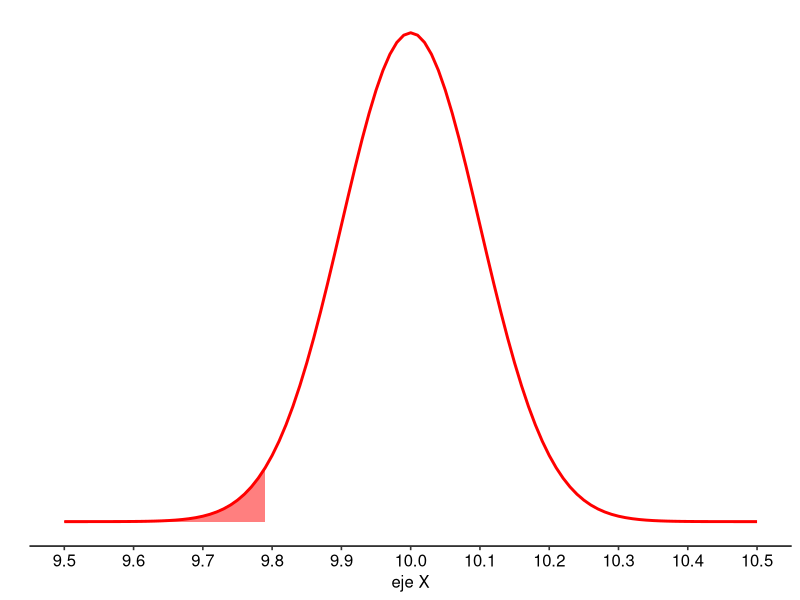
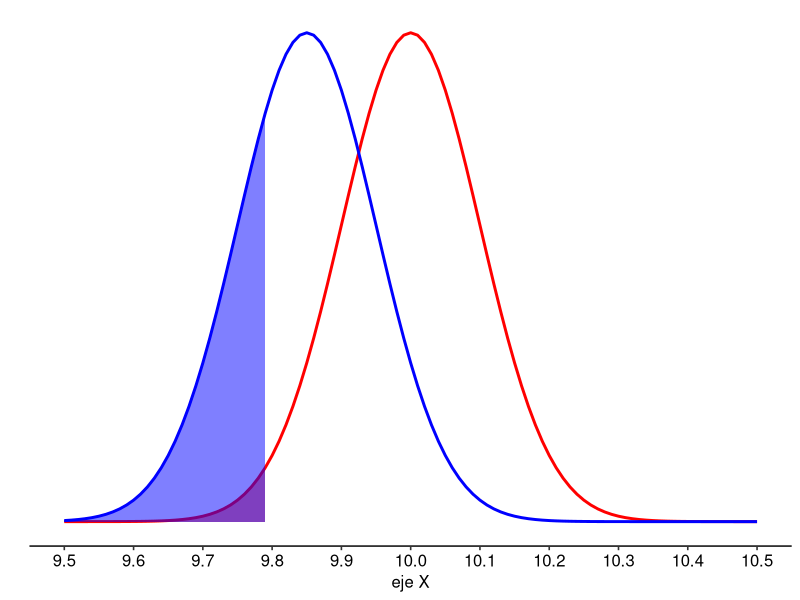
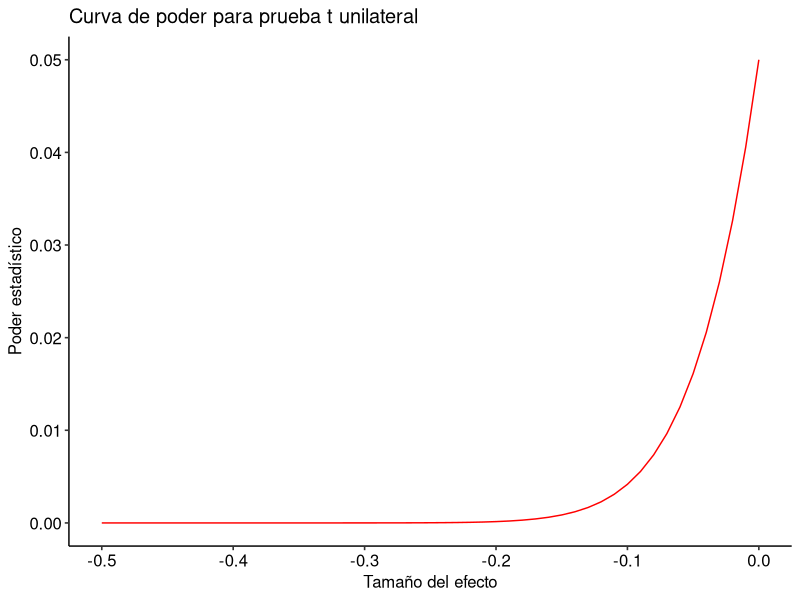

Write R code to recreate these figures, in order.
## ---- chunk 1
    #Datos iniciales y librerias

    library(pwr)
    library(ggplot2)
    library(ggpubr)
    library(tidyverse)

    n <- 100
    sd <- 1
    volMedio <- 10

## ---- chunk 2

# Datos pregunta 1
valorNulo <- 9.8
alpha <- 0.05

# Desarrollo
SE <- sd / sqrt(n)

# Planteamiento de ejes
x <- seq(95 * SE, 105 * SE, 0.01)
y <- dnorm(x, mean = volMedio, sd = SE)

# Creación gráfico
g <- ggplot(data = data.frame(x,y), aes(x))

g <- g + stat_function(
  fun= dnorm,
  args = list(mean = volMedio, sd = SE),
  colour = "red", size = 1
)

g <- g + ylab("")
g <- g + scale_y_continuous(breaks = NULL)
g <- g + scale_x_continuous(name = "eje X", breaks = seq(9, 11, 0.1))
g <- g + theme_pubr()

q_critico_inferior <- 9.8 

g <- g + geom_area(data = subset(data.frame(x,y), x < q_critico_inferior),
                   aes(x = x, y = y),
                   colour = "red",
                   fill = "red",
                   alpha = 0.5)

# Calculo porcentaje de comenter un error de tipo I

prob <- integrate(function(x) dnorm(x, mean = volMedio, sd = SE), 
                             lower = -Inf, upper = 9.8)$value

prob <- prob * 100

g
cat("La probabilidad de cometer un erro de tipo I es del",prob,"%")

## ---- chunk 3

    # Datos pregunta 2
    volMedioReal <- 9.85

    # Desarrollo
    g <- g + stat_function(
      fun = dnorm,
      args = list(mean = volMedioReal, sd = SE),
      colour = "blue", size = 1)

    x1 <- seq(95 * SE, 105 * SE, 0.01)
    y1 <- dnorm(x, mean = volMedioReal, sd = SE)

    g <- g + geom_area(data = subset(data.frame(x1, y1), x < q_critico_inferior),
                       aes(x = x1, y = y1),
                       colour = "blue",
                       fill = "blue",
                       alpha = 0.5)
    g


    # Calculo del poder de acuerdo al analisis teorico

    poder <- pnorm(q_critico_inferior,
                   mean = volMedioReal,
                   sd = SE,
                   lower.tail = TRUE)

    # Probabilidad de cometer error tipo II
    beta <- 1 - poder
    cat("Beta =", beta, "\n")
    cat("Probabilidad de comerter un error de tipo II es del",beta*100,"%")
## ---- chunk 4
    # Datos pregunta 3
    # Desarrollo
    x <- seq(9.5, 10, 0.01)
    x <- x - 10

    poder <- power.t.test(n = n,
                          delta = x,
                          sd = sd,
                          sig.level = alpha,
                          type = "one.sample",
                          alternative = "one.sided")$power

    data <- data.frame(x, poder)

    g <- ggplot(data, aes(x, poder)) + 
          geom_line(colour = "red") + 
          ylab("Poder estadístico") + 
          xlab("Tamaño del efecto") + 
          theme_pubr() + 
          ggtitle("Curva de poder para prueba t unilateral") + 
          scale_x_continuous(breaks = seq(-0.5, 1, 0.1))

    g




## ---- chunk 5

    # Datos pregunta 4
    poder <- 0.75
    alpha <- 0.05
    diferencia <- volMedio - volMedioReal

    # Desarrollo
    res <- power.t.test(n = NULL,
                        delta = diferencia,
                        sd = 1,
                        sig.level = alpha,
                        power = poder,
                        type = "one.sample",
                        alternative = "one.sided")

    res

## ---- chunk 6
# Datos pregunta 5
alpha <- 0.1

# Desarrollo
res <- power.t.test(n = NULL,
                    delta = diferencia,
                    sd = 1,
                    sig.level = alpha,
                    power = poder,
                    type = "one.sample",
                    alternative = "one.sided")

res
## ---- chunk 7
library(car)

Grupo1 <- c(12, 14, 16, 18, 20)
Grupo2 <- c(10, 15, 17, 21, 23)
resultado_levene <- leveneTest(Grupo1, Grupo2)

resultado_levene
